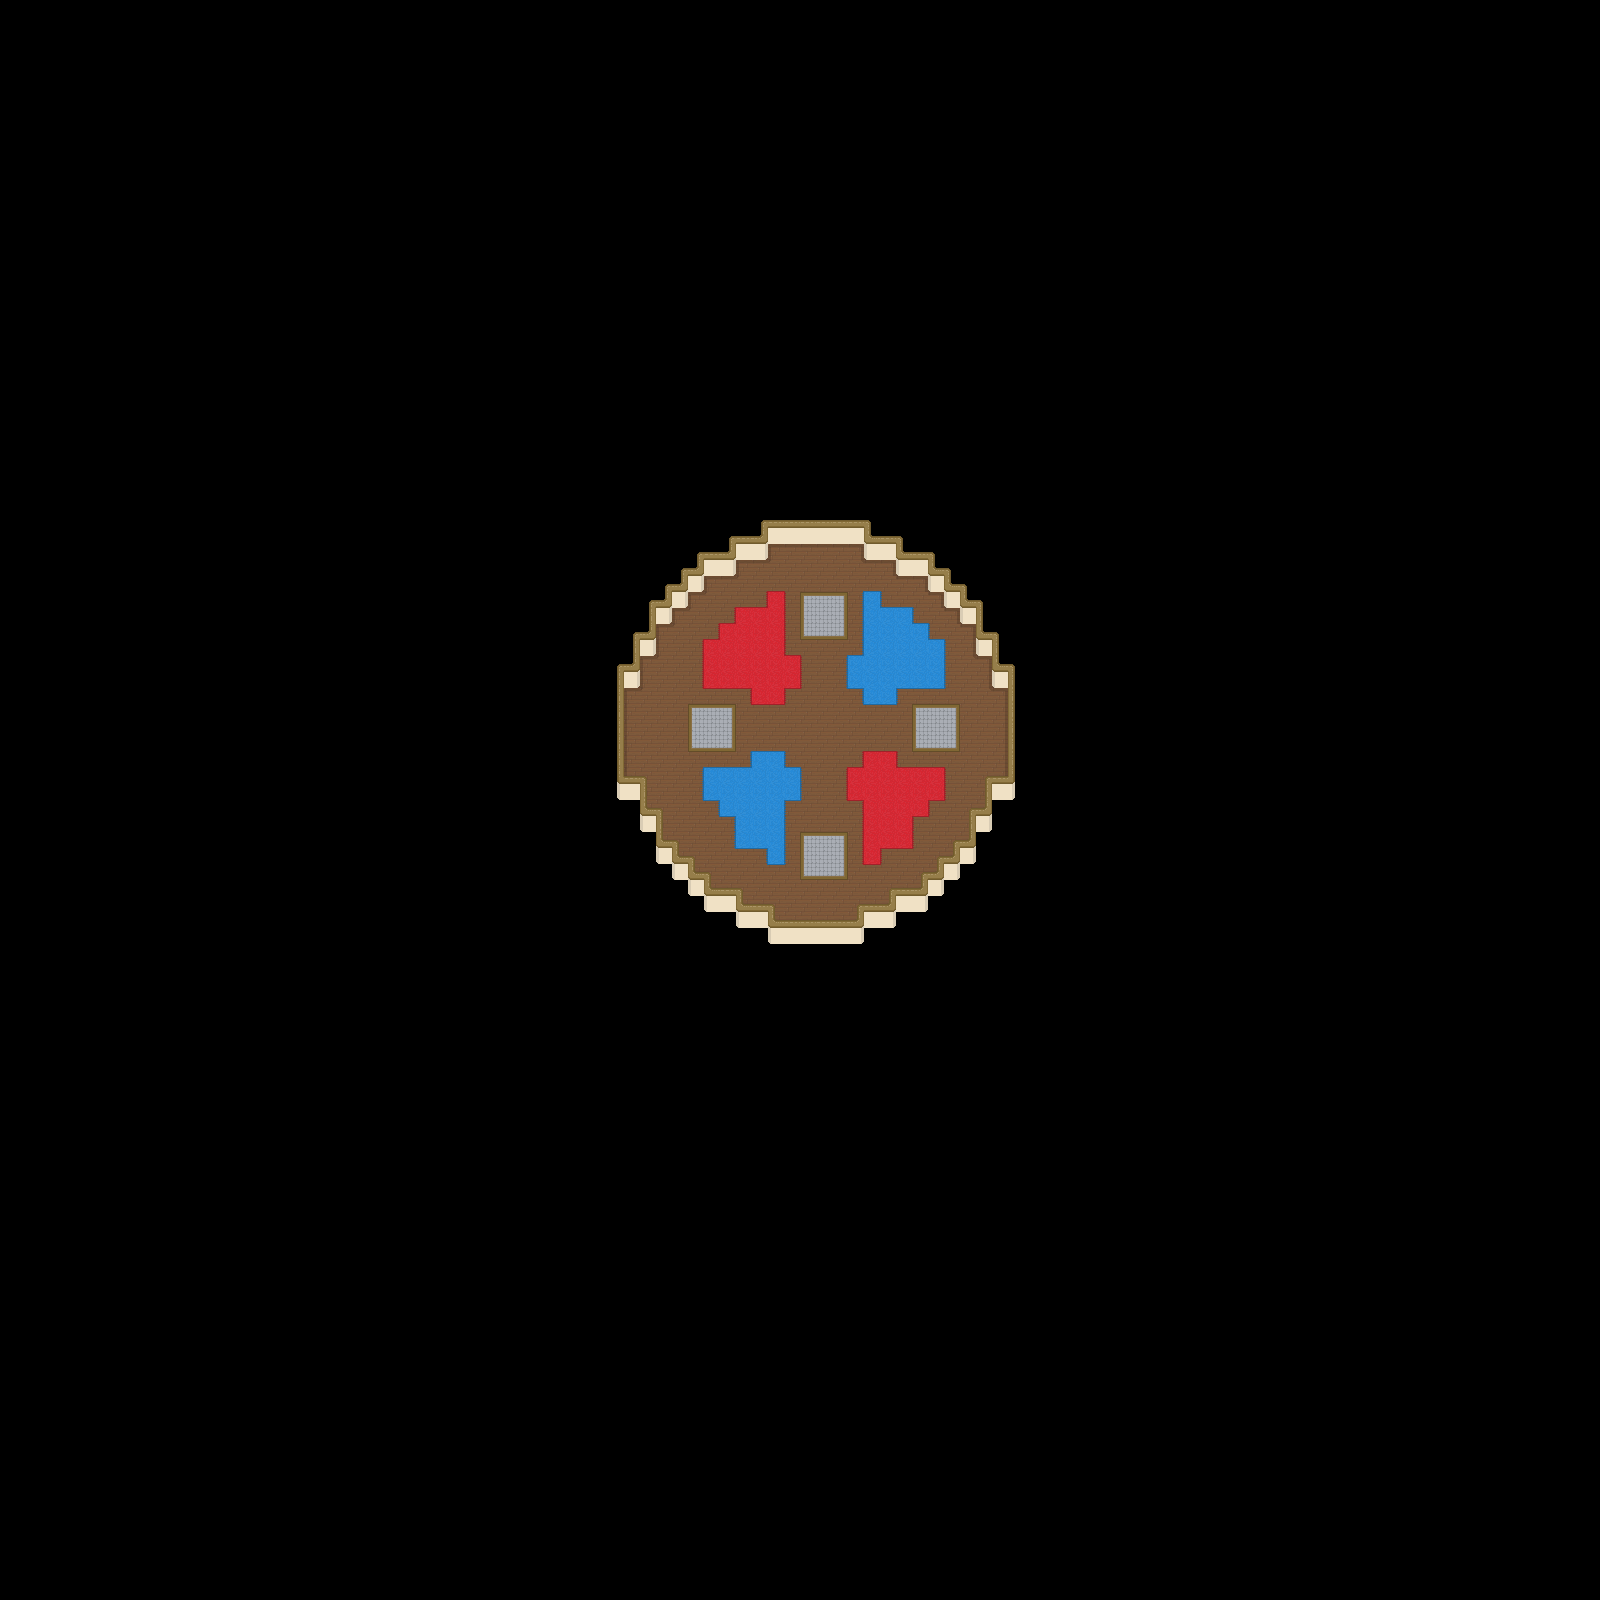

This is a level from a 2D game, rendered from its Tiled map with the project's own tilesets. A one-line summary and the map file follow, with tile-layer data summarised:
An orthogonal 100x100 tile map with 16x16 px tiles, 3 tile layers (tile layer 0, _, tile layer 1) and 101 objects.

<map version="1.10" tiledversion="1.10.1" orientation="orthogonal" renderorder="right-down" width="100" height="100" tilewidth="16" tileheight="16" infinite="0" nextlayerid="8" nextobjectid="169">
 <tileset firstgid="1" source="../tilesets/main.tsx" />
 <layer id="1" name="tile layer 0" width="100" height="100">
  <data>[10000 cells, 465 non-empty, 2 distinct tile ids]</data>
 </layer>
 <layer id="5" name="_" width="100" height="100">
  <data>[10000 cells, 295 non-empty, 47 distinct tile ids]</data>
 </layer>
 <layer id="4" name="tile layer 1" width="100" height="100">
  <data>[10000 cells, 178 non-empty, 17 distinct tile ids]</data>
 </layer>
 <objectgroup id="2" name="special objects">
  <object id="2" gid="209" x="766.273" y="750.795" width="16" height="16" />
  <object id="42" gid="71" x="859" y="1038" width="16" height="16" />
  <object id="114" gid="226" x="695.25" y="740.75" width="16" height="16" />
  <object id="115" gid="210" x="695.364" y="724.727" width="16" height="16" />
  <object id="116" gid="211" x="711.364" y="724.729" width="16" height="16" />
  <object id="117" gid="227" x="711.273" y="740.727" width="16" height="16" />
  <object id="118" gid="226" x="807.693" y="869.512" width="16" height="16" />
  <object id="119" gid="210" x="807.807" y="853.489" width="16" height="16" />
  <object id="120" gid="211" x="823.807" y="853.491" width="16" height="16" />
  <object id="121" gid="227" x="823.716" y="869.489" width="16" height="16" />
  <object id="122" gid="226" x="921.034" y="741.921" width="16" height="16" />
  <object id="123" gid="210" x="921.057" y="725.989" width="16" height="16" />
  <object id="124" gid="211" x="937.057" y="725.991" width="16" height="16" />
  <object id="125" gid="227" x="937.33" y="741.989" width="16" height="16" />
  <object id="130" gid="226" x="808.852" y="628.932" width="16" height="16" />
  <object id="131" gid="210" x="808.875" y="613" width="16" height="16" />
  <object id="132" gid="211" x="824.875" y="613.002" width="16" height="16" />
  <object id="133" gid="227" x="824.931" y="628.913" width="16" height="16" />
  <object id="159" gid="71" x="966" y="1036.5" width="16" height="16" />
 </objectgroup>
 <objectgroup id="3" name="object layer 0">
  <object id="38" gid="71" x="874" y="998.5" width="16" height="16" />
  <object id="40" gid="71" x="914.5" y="1022" width="16" height="16" />
  <object id="41" gid="71" x="888" y="1027.5" width="16" height="16" />
  <object id="98" gid="87" x="814.75" y="544.25" width="16" height="16" />
  <object id="140" gid="130" x="784.727" y="544.182" width="16" height="16" />
  <object id="141" gid="99" x="711.273" y="577.091" width="16" height="16" />
  <object id="142" gid="99" x="928" y="594.333" width="16" height="16" />
  <object id="143" gid="40" x="873" y="569" width="16" height="16" />
  <object id="147" gid="24" x="744" y="569.667" width="16" height="16" />
  <object id="150" gid="73" x="905.333" y="586" width="16" height="16" />
  <object id="152" gid="71" x="711" y="592" width="16" height="16" />
  <object id="153" gid="71" x="674.5" y="622" width="16" height="16" />
  <object id="154" gid="55" x="841" y="551.5" width="16" height="16" />
  <object id="156" gid="55" x="975.875" y="663.125" width="16" height="16" />
  <object id="160" gid="53" x="815" y="739" width="16" height="16" />
  <object id="161" gid="37" x="816.333" y="718" width="16" height="16" />
  <object id="162" gid="69" x="815" y="756.333" width="16" height="16" />
  <object id="163" gid="54" x="835" y="739.333" width="16" height="16" />
  <object id="164" gid="52" x="794.333" y="737.333" width="16" height="16" />
 </objectgroup>
 <objectgroup id="7" name="object layer 1">
  <object id="157" gid="71" x="944.5" y="943.5" width="16" height="16" />
  <object id="158" gid="71" x="934" y="989" width="16" height="16" />
  <object id="165" gid="116" x="815.938" y="731.813" width="16" height="16" />
  <object id="166" gid="117" x="809.375" y="735.063" width="16" height="16" />
  <object id="167" gid="118" x="821.75" y="735.188" width="16" height="16" />
  <object id="168" gid="120" x="815.75" y="738.438" width="16" height="16" />
 </objectgroup>
 <objectgroup color="#ff0000" id="6" name="colliders">
  <object id="18" x="616.5" y="665.5" width="7" height="116" />
  <object id="19" x="617.182" y="776.364" width="22.267" height="7.09091" />
  <object id="20" x="639.909" y="776.273" width="6.27273" height="39.5455" />
  <object id="21" x="646.432" y="809.045" width="16.0909" height="7.27273" />
  <object id="22" x="656.273" y="808.545" width="6.27273" height="39" />
  <object id="23" x="656.273" y="840.182" width="22.2727" height="6.90909" />
  <object id="24" x="672.182" y="840" width="6.36364" height="23.5455" />
  <object id="25" x="672.182" y="856.909" width="22.2727" height="6.63636" />
  <object id="26" x="688.364" y="856.909" width="6.09091" height="22.8182" />
  <object id="27" x="688.545" y="872.455" width="22.3636" height="7.18182" />
  <object id="28" x="704.091" y="872.455" width="6.81818" height="23.1818" />
  <object id="29" x="704.091" y="888.636" width="38.3636" height="7" />
  <object id="30" x="736.273" y="888.636" width="6.18182" height="22.7273" />
  <object id="31" x="736.273" y="904.636" width="38.1818" height="6.81818" />
  <object id="32" x="768.364" y="904.636" width="6.09091" height="23" />
  <object id="34" x="768.375" y="920.625" width="95.25" height="6.875" />
  <object id="35" x="858.545" y="905.636" width="5.09091" height="21.6364" />
  <object id="36" x="858.545" y="905.455" width="36.7273" height="5.81818" />
  <object id="39" gid="71" x="845" y="1011.5" width="16" height="16" />
  <object id="43" x="890.5" y="889.75" width="4.75" height="20.75" />
  <object id="44" x="890.545" y="889.273" width="37.1818" height="6.27273" />
  <object id="45" x="922.182" y="872.818" width="5.54545" height="22.7273" />
  <object id="46" x="922.182" y="872.818" width="21.5455" height="6.72727" />
  <object id="47" x="938" y="856.636" width="5.72727" height="22.9091" />
  <object id="48" x="937.909" y="856.455" width="21.9091" height="6.90909" />
  <object id="49" x="953.818" y="840.364" width="6" height="23" />
  <object id="50" x="953.818" y="840.364" width="21.9091" height="7" />
  <object id="51" x="969.636" y="808.545" width="5.90909" height="38.2727" />
  <object id="52" x="969.818" y="808.636" width="21.6364" height="7" />
  <object id="53" x="985.909" y="777" width="5.54545" height="38.6364" />
  <object id="54" x="987.182" y="776.818" width="27.3636" height="6.72727" />
  <object id="55" x="1008.27" y="721.091" width="6.63636" height="62.7273" />
  <object id="56" x="1008.73" y="664.909" width="6.18182" height="56" />
  <object id="57" x="992.545" y="664.364" width="20.3636" height="6.90909" />
  <object id="59" x="623.5" y="664.25" width="15.75" height="23.375" />
  <object id="60" x="992.25" y="664.75" width="16.375" height="22.5" />
  <object id="61" x="992.5" y="655.625" width="6.25" height="8.75" />
  <object id="62" x="976.375" y="638.125" width="16" height="18" />
  <object id="63" x="976.25" y="623.875" width="5.875" height="14.375" />
  <object id="64" x="959.625" y="606.875" width="16.625" height="17" />
  <object id="65" x="944.5" y="590.875" width="15.875" height="16.375" />
  <object id="66" x="928.125" y="574.75" width="16.375" height="17.125" />
  <object id="67" x="896.125" y="558.375" width="32" height="17.5" />
  <object id="68" x="864.375" y="543.375" width="32.5" height="16" />
  <object id="69" x="768.938" y="527.875" width="95.3125" height="16.125" />
  <object id="71" x="735.625" y="543.5" width="31.875" height="16.125" />
  <object id="72" x="704.625" y="560.125" width="30.75" height="15.125" />
  <object id="73" x="687.875" y="575.938" width="15.9375" height="15.3125" />
  <object id="74" x="672.313" y="592" width="15.0625" height="15" />
  </objectgroup>
</map>
<!-- 8 of 101 objects omitted -->
